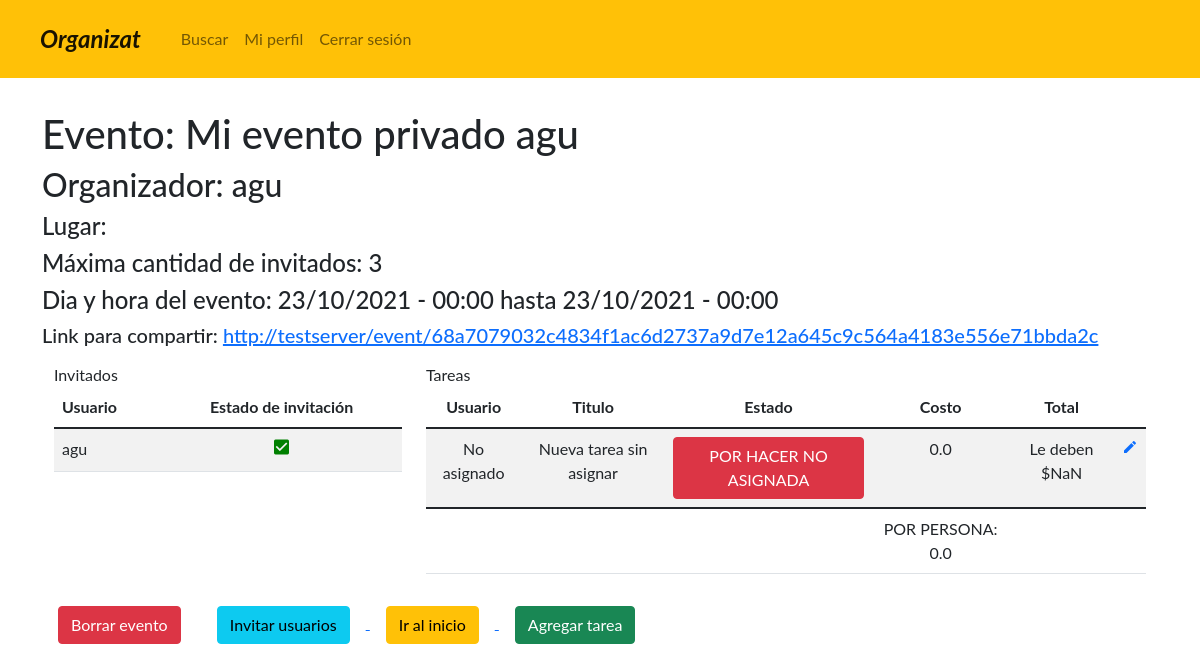
Page /event/68a7079032c4834f1ac6d2737a9d7e12a645c9c564a4183e556e71bbda2c/ (signed in) on the earlier database version.
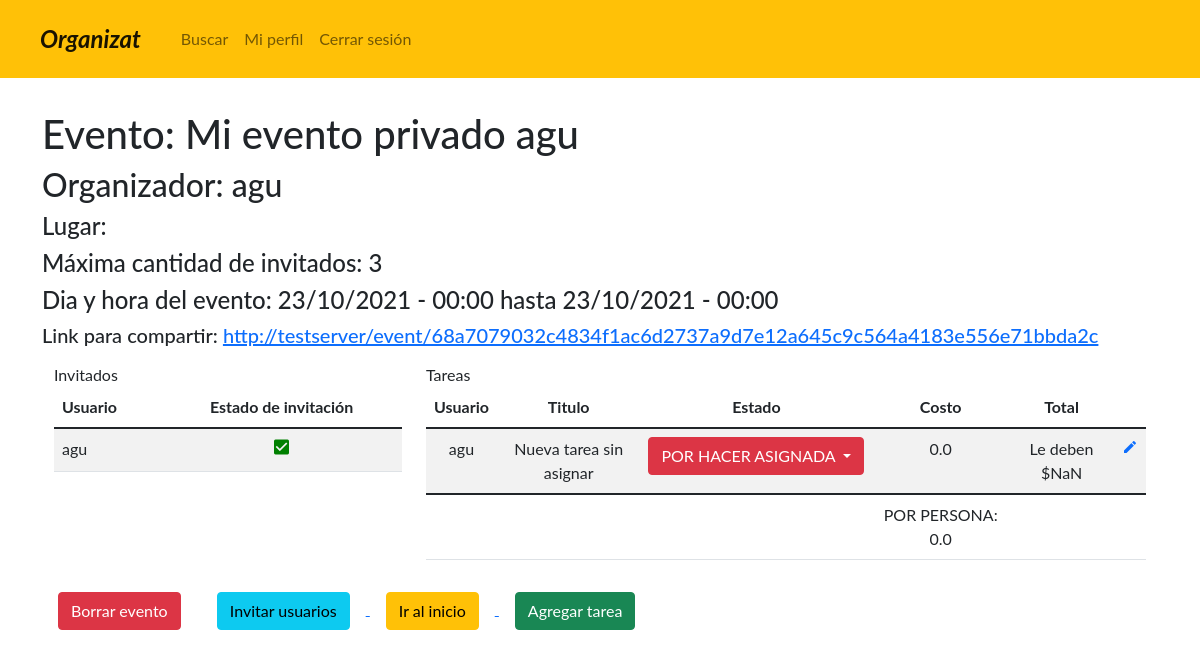
Same page on the later database version.
### administrador/models.py (models this page shows, shortened)
class Task(models.Model):
    user = models.ForeignKey(User, blank=True, null=True, on_delete=models.CASCADE, verbose_name="Encargado")
    event = models.ForeignKey(Event, on_delete=models.CASCADE, verbose_name="Evento")
    title = models.CharField(max_length=50, blank = False, null = False, verbose_name = 'Titulo')
    description = models.CharField(max_length=255, blank = False, null = False, verbose_name = 'Descripcion')
    status = models.CharField(choices = STATES_TAREAS, blank = False, null = False, max_length=22, verbose_name='Estado de la tarea')
    cost = models.FloatField(default = 0)
    def availables_status(self):
        tabla_switch = {
            'POR HACER ASIGNADA': ['EN PROGRESO', 'FINALIZADA'],
            'EN PROGRESO': ['POR HACER ASIGNADA', 'FINALIZADA'],
            'FINALIZADA': ['EN PROGRESO', 'POR HACER ASIGNADA'],
        }
        return tabla_switch.get(self.status, "NA")
    class Meta:
        verbose_name = 'Tarea'
        verbose_name_plural = 'Tareas'

### administrador/views.py (the view, shortened to what this page needs)
def EventView(request, token):
    event = Event.objects.get(event_link=token)
    if event.list_invitation.filter(user = request.user).first() is not None:
        isGuest = True
    else:
        isGuest = False
    return render(request, 'event.html', {'event': event, 'isGuest': isGuest })

### administrador/models.py (called while the page is built)
    @property
    def list_invitation(self):
        return Invitation.objects.filter(event=self)

    @property
    def list_invitation_accepted(self):
        return Invitation.objects.filter(event=self, accepted_event=True)

    @property
    def list_tasks(self):
        return Task.objects.filter(event=self)

    @property
    def total_amount(self):
        total = 0
        for i in self.list_tasks:
            total += i.cost
        return round((total/len(self.list_invitation_accepted)), 1)

### templates/event.html (shortened to what the changed rows need)
{% extends 'base.html' %}
{% block content %}
<div class="container py-3 my-3">
    {% if isGuest or event.visibility == 'publico' %}
        <h1>Evento: {{event.name}}</h1>
        <h2>Organizador: {{event.owner}}</h2>
        <div class="container py-2 my-2">
            <div class="row">
                <div class="col-12 col-md-4">
                    <table class="table table-striped table-hover">
                        {% if event.list_invitation %}
                            <thead>
                                <tr>
                                    <th>Usuario</th>
                                    <th class="text-center">Estado de invitación</th>
                                </tr>
                            </thead>
                        {% else %}
                            <thead>
                                <tr>
                                    <th>Aun no hay invitados</th>
                                </tr>
                            </thead>
                        {% endif %}
                    </table>
                </div>
                <div class="col-12 col-md-8">
                    <table class="table table-striped table-hover">
                        {% if event.list_tasks %}
                            <thead>
                                <tr>
                                    <th class="text-center">Usuario</th>
                                    <th class="text-center">Titulo</th>
                                    <th class="text-center">Estado</th>
                                    <th class="text-center">Costo</th>
                                    <th class="text-center">Total</th>
                                    <th></th>
                                </tr>
                            </thead>
                            <tbody>
                            {% for task in event.list_tasks %}
                                <tr>
                                    <td class="text-center">{{task.user|default_if_none:'No asignado'}}</td>
                                    <td class="text-center">{{task.title}}</td>
                                    <td class="text-center">
                                        <div class="btn-group">
                                            {% if task.status == 'POR HACER NO ASIGNADA' %}
                                                <button type="button" class="btn btn-danger">
                                                    {{task.status}}
                                                </button>
                                            {% else %}
                                                <button type="button" class="btn {%if task.status == 'EN PROGRESO'%}
                                                                btn-warning
                                                                {%else%}
                                                                    {%if task.status == 'FINALIZADA'%}
                                                                btn-success
                                                                    {%else%}
                                                                        {%if task.status == 'POR HACER ASIGNADA'%}
                                                                btn-danger
                                                                        {%endif%}
                                                                    {%endif%}
                                                                {%endif%} dropdown-toggle" data-bs-toggle="dropdown" aria-expanded="false">
                                                    {{task.status}}
                                                </button>
                                            {% endif %}
                                        </div>
                                    </td>
                                    <td class="text-center" name="amount">{{task.cost}}</td>
                                    <td class="text-center" name="total"></td>
                                    {% if request.user.is_superuser or request.user.id == event.owner.id or request.user.id == task.user.id %}
                                        <td class="text-center">
                                            <a href="{% url 'update_task' event.event_link task.id %}">
                                                <i class="material-icons" style="font-size:16px">mode_edit</i>
                                            </a>
                                        </td>
                                    {% endif %}
                                </tr>
                            {% endfor %}
                            </tbody>
                            <thead>
                                <tr>
                                    <td></td>
                                    <td></td>
                                    <td class="text-center"></td>
                                    <td class="text-center">POR PERSONA: {{event.total_amount}}</td>
                                    <td class="text-center"></td>
                                    <td></td>
                                </tr>
                            </thead>
                        {% else %}
                            <thead>
                                <tr>
                                    <th>Aun no hay tareas</th>
                                </tr>
                            </thead>
                        {% endif %}
                    </table>
                </div>
            </div>
        </div>
    {% endif %}
</div>
{% endblock %}

Differences in the rows shown:
changed Task "Nueva tarea sin asignar": user "No asignado" → "agu"; status "POR HACER NO ASIGNADA" → "POR HACER ASIGNADA"
